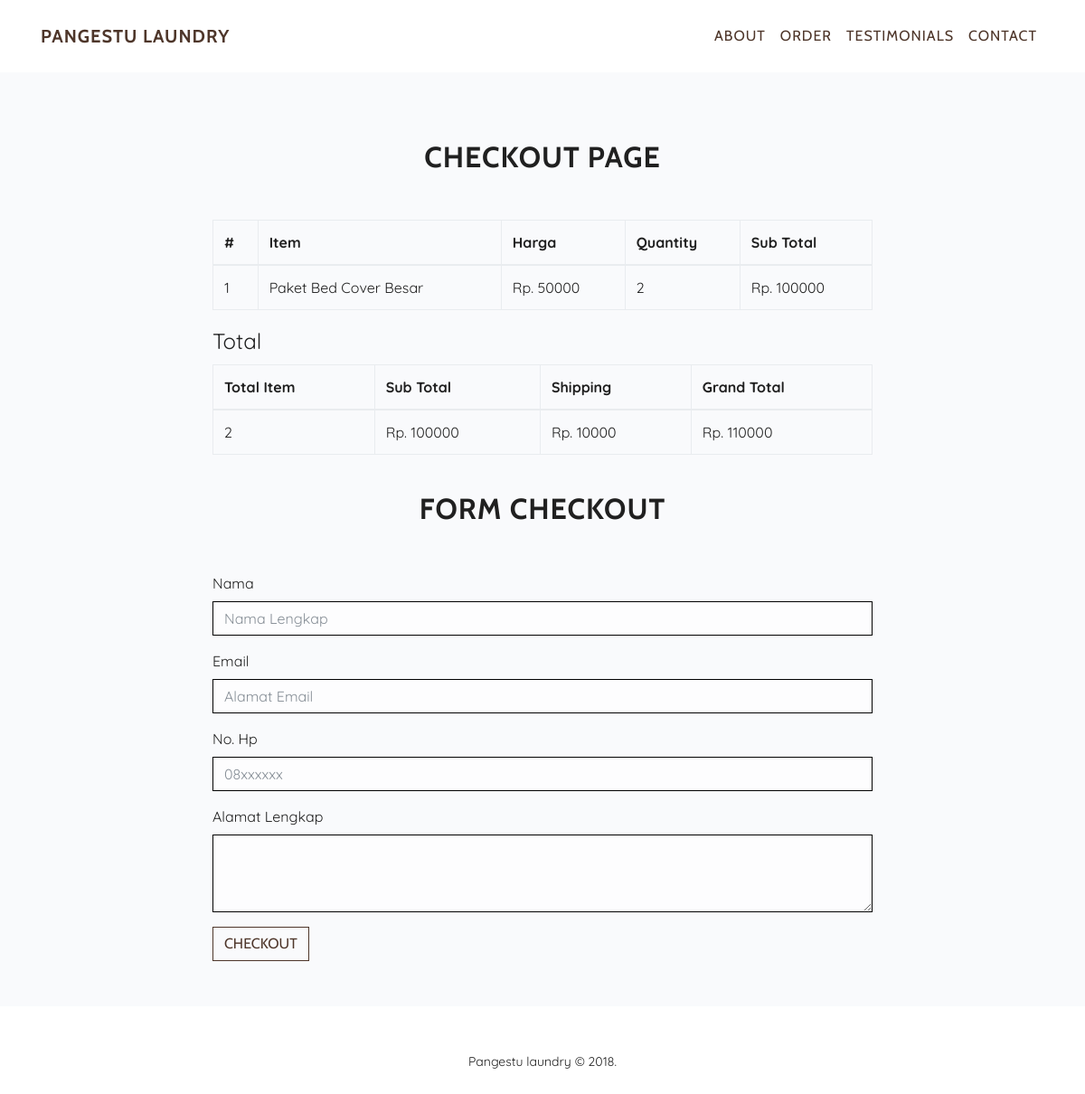
The page /index.php/checkout/checkout on the database its author committed.
### tables this page shows
CREATE TABLE `tb_products` (
  `id` varchar(12) NOT NULL,
  `nama_produk` varchar(255) NOT NULL,
  `desc_produk` varchar(255) NOT NULL,
  `harga_produk` int(255) NOT NULL,
  `gambar_produk` text NOT NULL
);

### application/controllers/Checkout.php (called while the page is built, shortened)
<?php
class Checkout extends CI_Controller {
  function __construct() {
    $this->load->helper('form');
    $this->load->helper('url');
    $this->load->model('Checkout_m');
    $this->load->library('form_validation');
    $this->load->library('pagination');
  }
  function checkout() {
    $data['id']    = $this->input->post('cart_id', true);
    $data['items'] = filter_input(INPUT_POST, 'cart_list');
    $data['query'] = $this->Checkout_m->insert_cart($data);
    $data['kodeunik_transaksi'] = $this->Checkout_m->code_otomatis_transaksi();
    $data['query_decode'] = $this->Checkout_m->decode_cart($data['id']);
    $data['query_product'] = $this->Checkout_m->get_product();
    $this->load->view('checkout_v', $data);
  }
}

### index.php (called while the page is built, shortened)
<?php
require_once BASEPATH.'core/CodeIgniter.php';

### application/models/Checkout_m.php (called while the page is built, shortened)
<?php
  class Checkout_m extends CI_Model {
    function get_records_cart($criteria='', $order='', $limit='', $offset=0) {
        $this->db->select('*');
        $this->db->from('tb_cart');
        if($criteria !='')
          $this->db->where($criteria);
        $query = $this->db->get();
        return $query;
    }
    function get_records_product($criteria='', $order='', $limit='', $offset=0) {
      $this->db->select('*');
      $this->db->from('tb_products');
      $query = $this->db->get();
      return $query;
    }
    function code_otomatis_transaksi(){
      $this->db->select('Right(tb_transactions.id,4) as kode ',false);
      $this->db->order_by('id', 'desc');
      $this->db->limit(1);
      $query = $this->db->get('tb_transactions');
      if($query->num_rows()<>0){
          $data = $query->row();
          $kode = intval($data->kode)+1;
      }else{
          $kode = 1;
      }
      $kodemax = str_pad($kode,4,"0",STR_PAD_LEFT);
      $kodejadi  = "T".$kodemax;
      return $kodejadi;
    }
    function get_product() {
      $query = $this->get_records_product();
      $result = $query->result_array();
      return $result;
    }
  }
?>

### application/views/checkout_v.php (the view, shortened to what this page needs)
<?php $this->load->view('include/header'); ?>
<section id="checkout">
    <div class="container">
        <div class="row">
            <div class="col-md-4 mx-auto">
                <h2 class="page-title text-center">Checkout Page</h2>
            </div>
        </div>
        <div class="row">
            <div class="col-md-8 mx-auto">
                <table class="table table-bordered">
                    <thead>
                        <tr>
                            <th>#</th>
                            <th>Item</th>
                            <th>Harga</th>
                            <th>Quantity</th>
                            <th>Sub Total</th>
                        </tr>
                    </thead>
                    <tbody>
                        <?php
                        $i = 1;
                        $sub_total = 0;
                        $item_count = 0;
                        foreach($query_decode as $item) {
                            foreach($query_product as $product) {
                                if($product['id']==$item['product_id']) {
                        ?>
                        <tr>
                            <td><?=$i;?></td>
                            <td><?=$product['nama_produk'];?></td>
                            <td>Rp. <?=$product['harga_produk'];?></td>
                            <td><?=$item['product_quantity'];?></td>
                            <td>Rp. <?=$item['product_quantity'] * $product['harga_produk'];?></td>
                        </tr>
                        <?php
                            $i++;
                            $item_count += $item['product_quantity'];
                            $sub_total += ($product['harga_produk'] * $item['product_quantity']);
                            }}}
                            $tax = 0.1 * $sub_total;
                            $grand_total = $tax + $sub_total;
                        ?>
                    </tbody>
                </table>
                <table class="table table-bordered">
                    <legend>Total</legend>
                    <thead>
                        <th>Total Item</th>
                        <th>Sub Total</th>
                        <th>Shipping</th>
                        <th>Grand Total</th>
                    </thead>
                    <tbody>
                        <td><?=$item_count;?></td>
                        <td>Rp. <?=$sub_total;?></td>
                        <td>Rp. <?=$tax;?></td>
                        <td>Rp. <?=$grand_total;?></td>
                    </tbody>
                </table>
            </div>
        </div>
        <div class="row">
            <div class="col-md-4 mx-auto">
                <h2 class="page-title text-center">Form Checkout</h2>
            </div>
        </div>
        <div class="row">
            <div class="col-md-8 mx-auto">
                <form action="<?php echo site_url('transactions/save');?>" method="POST">
                    <div class="form-group">
                        <label for="nama">Nama</label>
                        <input type="text" name="txt_nama" class="form-control" id="nama" placeholder="Nama Lengkap">
                    </div>
                    <div class="form-group">
                        <label for="nama">Email</label>
                        <input type="email" name="txt_email" class="form-control" id="email" placeholder="Alamat Email">
                    </div>
                    <div class="form-group">
                        <label for="nama">No. Hp</label>
                        <input type="text" name="txt_nohp" class="form-control" id="nohp" placeholder="08xxxxxx">
                    </div>
                    <div class="form-group">
                        <label for="alamat">Alamat Lengkap</label>
                        <textarea name="txt_alamat" class="form-control" id="alamat" rows="3"></textarea>
                    </div>
                    <button type="submit" class="btn btn-default">Checkout</button>
                </form>
            </div>
        </div>
    </div>
</section>
<?php $this->load->view('include/footer'); ?>

### application/views/include/header.php (shortened to what this page needs)
<!DOCTYPE html>
<html lang="en">
  <head>
    <link href="<?php echo config_item('bootstrap'); ?>css/bootstrap.min.css" rel="stylesheet">
    <link href="<?php echo config_item('font_awesome'); ?>css/font-awesome.min.css" rel="stylesheet" type="text/css">
    <link href="<?php echo config_item('vendor'); ?>flaticons/flaticon.css" rel="stylesheet" type="text/css">
    <link href="<?php echo config_item('css'); ?>smart_cart.min.css" rel="stylesheet" type="text/css" />
    <link href="<?php echo config_item('css'); ?>style.min.css" rel="stylesheet">
  </head>
  <body id="page-top">
    <nav class="navbar navbar-expand-lg navbar-light fixed-top" id="mainNav">
      <div class="container">
        <a class="navbar-brand js-scroll-trigger" href="<?php echo base_url(); ?>">Pangestu Laundry</a>
        <div class="collapse navbar-collapse" id="navbarResponsive">
          <ul class="navbar-nav ml-auto">
            <li class="nav-item">
              <a class="nav-link js-scroll-trigger" href="<?php echo base_url(); ?>#about">About</a>
            </li>
            <li class="nav-item">
              <a class="nav-link js-scroll-trigger" href="<?php echo base_url("product"); ?>">Order</a>
            </li>
            <li class="nav-item">
              <a class="nav-link js-scroll-trigger" href="<?php echo base_url(); ?>#testimoni">Testimonials</a>
            </li>
            <li class="nav-item">
              <a class="nav-link js-scroll-trigger" href="<?php echo base_url(); ?>#contact">Contact</a>
            </li>
          </ul>
        </div>
      </div>
    </nav>

### application/views/include/footer.php (shortened to what this page needs)
    <footer>
      <div class="container text-center">
        <p><?php echo config_item('web_footer'); ?></p>
      </div>
    </footer>
  </body>
</html>

### rows shown on the page
tb_products: nama_produk "Paket Bed Cover Besar", harga_produk "50000", product_quantity "2", $item['product_quantity']*$product['harga_produk'] "100000"

### other values the page prints
$item_count "2"
$sub_total "100000"
$tax "10000"
$grand_total "110000"
config_item('web_footer') "Pangestu laundry © 2018."
